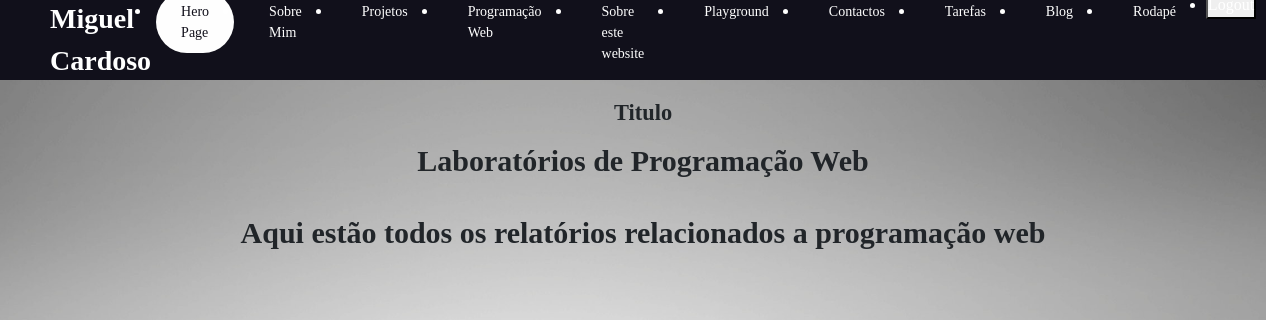
Page /laboratorios on the committed database.
### portfolio/models.py (models this page shows, shortened)
class LaboratoriosPW(models.Model):
    linksRepos = models.ManyToManyField(LinkRepos, blank=False)
    titulo = models.CharField(max_length= 50, blank= False)
    descricaoTopicos = models.CharField(max_length= 500)

### portfolio/views.py (the view)
# urls.py: path('laboratorios', views.laboratorios_view, name='laboratorios'),
def laboratorios_view(request):
    laboratorios = LaboratoriosPW.objects.all()
    context = {
        'laboratorios': laboratorios,
    }
    return render(request, 'portfolio/laboratorios.html', context)

### portfolio/templates/portfolio/laboratorios.html (shortened to what this page needs)
{% extends 'portfolio/layout.html' %}
{% block main %}
{% for laboratorios in laboratorios %}
<article class="primeiro">
    <h1>
        <p>Titulo</p>
        {{ laboratorios.titulo}} <br>
        {{laboratorios.linkRepos}} <br>
        {{ laboratorios.descricaoTopicos}}
    </h1>
</article>
{% endfor %}
{% load static %}
<link rel="stylesheet" href="{% static 'portfolio/css/laboratorios.css' %}">
{% endblock %}

### portfolio/static/portfolio/css/styles.css (style rules this page uses)
* { box-sizing: border-box; margin: 0; padding: 0; font-family: 'Libre Baskerville', serif; padding: 0; }
@media all and (max-width: 1320px) { h1 { font-size: 0.8rem; } }
@media all and (max-width: 1320px) { p { font-size: 1.4rem; } }
h1 { display: block; font-size: 1.25em; margin-top: 0.67em; margin-bottom: 0.67em; margin-left: 0.67em; margin-right: 0; font-weight: bold; }
article.primeiro { height: 80vh; background: transparent; padding: 0 4vw; text-align: center; font-size: 1.50rem; }

### portfolio/static/portfolio/css/laboratorios.css (style rules this page uses)
article.primeiro { height: 80vh; background: transparent; padding: 0 4vw; text-align: center; font-size: 1.50rem; }

### rows in the picture
LaboratoriosPW: titulo "Laboratórios de Programação Web", descricaoTopicos "Aqui estão todos os relatórios relacionados a programação web"
